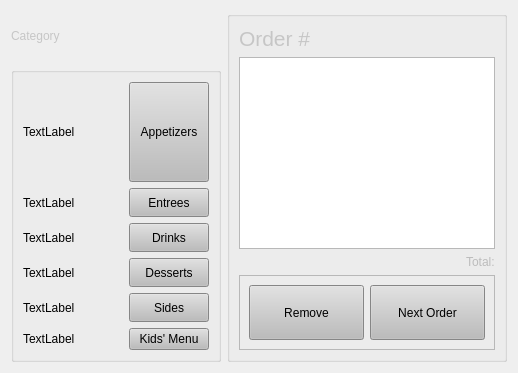
      <widget class="QWidget" name="orderTab_7">
       <attribute name="title">
        <string>Order</string>
       </attribute>
       <layout class="QGridLayout" name="gridLayout_7">
        <item row="1" column="0">
         <widget class="QLabel" name="label_6">
          <property name="maximumSize">
           <size>
            <width>16777215</width>
            <height>50</height>
           </size>
          </property>
          <property name="styleSheet">
           <string notr="true">font: 57 20pt &quot;Counter-Strike&quot;;</string>
          </property>
          <property name="text">
           <string>&lt;html&gt;&lt;head/&gt;&lt;body&gt;&lt;p&gt;&lt;span style=&quot; color:#c6c6c6;&quot;&gt;Category&lt;/span&gt;&lt;/p&gt;&lt;/body&gt;&lt;/html&gt;</string>
          </property>
         </widget>
        </item>
        <item row="2" column="0" rowspan="2">
         <widget class="QGroupBox" name="groupBox_2">
          <property name="sizePolicy">
           <sizepolicy hsizetype="Preferred" vsizetype="Preferred">
            <horstretch>0</horstretch>
            <verstretch>0</verstretch>
           </sizepolicy>
          </property>
          <property name="styleSheet">
           <string notr="true">font: 57 16pt &quot;Counter-Strike&quot;;</string>
          </property>
          <property name="title">
           <string/>
          </property>
          <layout class="QGridLayout" name="gridLayout_8">
           <item row="0" column="1">
            <widget class="QPushButton" name="appButton">
             <property name="sizePolicy">
              <sizepolicy hsizetype="Minimum" vsizetype="Preferred">
               <horstretch>0</horstretch>
               <verstretch>0</verstretch>
              </sizepolicy>
             </property>
             <property name="styleSheet">
              <string notr="true">background-color: rgb(188, 188, 188);
font: 57 24pt &quot;Counter-Strike&quot;;</string>
             </property>
             <property name="text">
              <string>Appetizers</string>
             </property>
            </widget>
           </item>
           <item row="3" column="1">
            <widget class="QPushButton" name="desButton">
             <property name="sizePolicy">
              <sizepolicy hsizetype="Minimum" vsizetype="Preferred">
               <horstretch>0</horstretch>
               <verstretch>0</verstretch>
              </sizepolicy>
             </property>
             <property name="styleSheet">
              <string notr="true">background-color: rgb(188, 188, 188);
font: 57 24pt &quot;Counter-Strike&quot;;</string>
             </property>
             <property name="text">
              <string>Desserts</string>
             </property>
            </widget>
           </item>
           <item row="1" column="1">
            <widget class="QPushButton" name="entButton">
             <property name="sizePolicy">
              <sizepolicy hsizetype="Minimum" vsizetype="Preferred">
               <horstretch>0</horstretch>
               <verstretch>0</verstretch>
              </sizepolicy>
             </property>
             <property name="styleSheet">
              <string notr="true">background-color: rgb(188, 188, 188);
font: 57 24pt &quot;Counter-Strike&quot;;</string>
             </property>
             <property name="text">
              <string>Entrees</string>
             </property>
            </widget>
           </item>
           <item row="0" column="0">
            <widget class="QLabel" name="appIcon">
             <property name="sizePolicy">
              <sizepolicy hsizetype="Fixed" vsizetype="Fixed">
               <horstretch>0</horstretch>
               <verstretch>0</verstretch>
              </sizepolicy>
             </property>
             <property name="minimumSize">
              <size>
               <width>100</width>
               <height>100</height>
              </size>
             </property>
             <property name="maximumSize">
              <size>
               <width>100</width>
               <height>100</height>
              </size>
             </property>
             <property name="text">
              <string>TextLabel</string>
             </property>
            </widget>
           </item>
           <item row="2" column="1">
            <widget class="QPushButton" name="driButton">
             <property name="sizePolicy">
              <sizepolicy hsizetype="Minimum" vsizetype="Preferred">
               <horstretch>0</horstretch>
               <verstretch>0</verstretch>
              </sizepolicy>
             </property>
             <property name="styleSheet">
              <string notr="true">background-color: rgb(188, 188, 188);
font: 57 24pt &quot;Counter-Strike&quot;;</string>
             </property>
             <property name="text">
              <string>Drinks</string>
             </property>
            </widget>
           </item>
           <item row="4" column="1">
            <widget class="QPushButton" name="sidButton">
             <property name="sizePolicy">
              <sizepolicy hsizetype="Minimum" vsizetype="Preferred">
               <horstretch>0</horstretch>
               <verstretch>0</verstretch>
              </sizepolicy>
             </property>
             <property name="styleSheet">
              <string notr="true">background-color: rgb(188, 188, 188);
font: 57 24pt &quot;Counter-Strike&quot;;</string>
             </property>
             <property name="text">
              <string>Sides</string>
             </property>
            </widget>
           </item>
           <item row="2" column="0">
            <widget class="QLabel" name="driIcon">
             <property name="sizePolicy">
              <sizepolicy hsizetype="Fixed" vsizetype="Fixed">
               <horstretch>0</horstretch>
               <verstretch>0</verstretch>
              </sizepolicy>
             </property>
             <property name="maximumSize">
              <size>
               <width>100</width>
               <height>100</height>
              </size>
             </property>
             <property name="text">
              <string>TextLabel</string>
             </property>
            </widget>
           </item>
           <item row="3" column="0">
            <widget class="QLabel" name="desIcon">
             <property name="sizePolicy">
              <sizepolicy hsizetype="Fixed" vsizetype="Fixed">
               <horstretch>0</horstretch>
               <verstretch>0</verstretch>
              </sizepolicy>
             </property>
             <property name="maximumSize">
              <size>
               <width>100</width>
               <height>100</height>
              </size>
             </property>
             <property name="text">
              <string>TextLabel</string>
             </property>
            </widget>
           </item>
           <item row="4" column="0">
            <widget class="QLabel" name="sidIcon">
             <property name="sizePolicy">
              <sizepolicy hsizetype="Fixed" vsizetype="Fixed">
               <horstretch>0</horstretch>
               <verstretch>0</verstretch>
              </sizepolicy>
             </property>
             <property name="maximumSize">
              <size>
               <width>100</width>
               <height>100</height>
              </size>
             </property>
             <property name="text">
              <string>TextLabel</string>
             </property>
            </widget>
           </item>
           <item row="1" column="0">
            <widget class="QLabel" name="entIcon">
             <property name="sizePolicy">
              <sizepolicy hsizetype="Fixed" vsizetype="Fixed">
               <horstretch>0</horstretch>
               <verstretch>0</verstretch>
              </sizepolicy>
             </property>
             <property name="maximumSize">
              <size>
               <width>100</width>
               <height>100</height>
              </size>
             </property>
             <property name="text">
              <string>TextLabel</string>
             </property>
            </widget>
           </item>
           <item row="5" column="0">
            <widget class="QLabel" name="kidIcon">
             <property name="text">
              <string>TextLabel</string>
             </property>
            </widget>
           </item>
           <item row="5" column="1">
            <widget class="QPushButton" name="kidButton">
             <property name="sizePolicy">
              <sizepolicy hsizetype="Minimum" vsizetype="Fixed">
               <horstretch>0</horstretch>
               <verstretch>0</verstretch>
              </sizepolicy>
             </property>
             <property name="styleSheet">
              <string notr="true">background-color: rgb(188, 188, 188);
font: 57 24pt &quot;Counter-Strike&quot;;</string>
             </property>
             <property name="text">
              <string>Kids' Menu</string>
             </property>
            </widget>
           </item>
          </layout>
         </widget>
        </item>
        <item row="1" column="5" rowspan="3">
         <widget class="QGroupBox" name="groupBox_6">
          <property name="title">
           <string/>
          </property>
          <layout class="QGridLayout" name="gridLayout">
           <item row="0" column="0" alignment="Qt::AlignTop">
            <widget class="QLabel" name="orderNumLabel">
             <property name="sizePolicy">
              <sizepolicy hsizetype="Preferred" vsizetype="Fixed">
               <horstretch>0</horstretch>
               <verstretch>0</verstretch>
              </sizepolicy>
             </property>
             <property name="styleSheet">
              <string notr="true">font: 57 20pt &quot;Counter-Strike&quot;;
color: rgb(198, 198, 198);</string>
             </property>
             <property name="text">
              <string>&lt;html&gt;&lt;head/&gt;&lt;body&gt;&lt;p&gt;&lt;span style=&quot; font-size:16pt; color:#c6c6c6;&quot;&gt;Order #&lt;/span&gt;&lt;/p&gt;&lt;/body&gt;&lt;/html&gt;</string>
             </property>
            </widget>
           </item>
           <item row="1" column="0">
            <widget class="QListWidget" name="orderList">
             <property name="sizePolicy">
              <sizepolicy hsizetype="Preferred" vsizetype="Expanding">
               <horstretch>0</horstretch>
               <verstretch>0</verstretch>
              </sizepolicy>
             </property>
             <property name="styleSheet">
              <string notr="true">font: 57 16pt &quot;Counter-Strike&quot;;
color: rgb(188, 188, 188);</string>
             </property>
            </widget>
           </item>
           <item row="3" column="0">
            <widget class="QFrame" name="frame_5">
             <property name="minimumSize">
              <size>
               <width>0</width>
               <height>75</height>
              </size>
             </property>
             <property name="maximumSize">
              <size>
               <width>16777215</width>
               <height>100</height>
              </size>
             </property>
             <property name="frameShape">
              <enum>QFrame::StyledPanel</enum>
             </property>
             <property name="frameShadow">
              <enum>QFrame::Raised</enum>
             </property>
             <layout class="QHBoxLayout" name="horizontalLayout_5">
              <item>
               <widget class="QPushButton" name="orderRemoveButton">
                <property name="sizePolicy">
                 <sizepolicy hsizetype="Minimum" vsizetype="Preferred">
                  <horstretch>0</horstretch>
                  <verstretch>0</verstretch>
                 </sizepolicy>
                </property>
                <property name="styleSheet">
                 <string notr="true">background-color: rgb(188, 188, 188);
font: 57 20pt &quot;Counter-Strike&quot;;</string>
                </property>
                <property name="text">
                 <string>Remove</string>
                </property>
               </widget>
              </item>
              <item>
               <widget class="QPushButton" name="placeOrderButton">
                <property name="sizePolicy">
                 <sizepolicy hsizetype="Minimum" vsizetype="Preferred">
                  <horstretch>0</horstretch>
                  <verstretch>0</verstretch>
                 </sizepolicy>
                </property>
                <property name="styleSheet">
                 <string notr="true">background-color: rgb(188, 188, 188);
font: 57 20pt &quot;Counter-Strike&quot;;</string>
                </property>
                <property name="text">
                 <string>Next Order</string>
                </property>
               </widget>
              </item>
             </layout>
            </widget>
           </item>
           <item row="2" column="0" alignment="Qt::AlignRight">
            <widget class="QLabel" name="orderTotalLabel">
             <property name="styleSheet">
              <string notr="true">font: 57 20pt &quot;Counter-Strike&quot;;
color: rgb(188, 188, 188);</string>
             </property>
             <property name="text">
              <string>Total:</string>
             </property>
            </widget>
           </item>
          </layout>
         </widget>
        </item>
       </layout>
      </widget>
